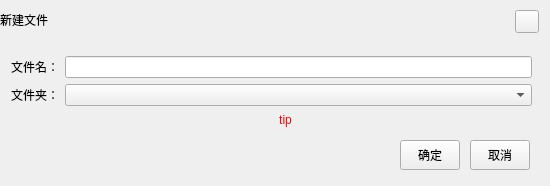
<?xml version="1.0" encoding="UTF-8"?>
<ui version="4.0">
 <class>NewFileDialog</class>
 <widget class="QDialog" name="NewFileDialog">
  <property name="geometry">
   <rect>
    <x>0</x>
    <y>0</y>
    <width>550</width>
    <height>186</height>
   </rect>
  </property>
  <property name="windowTitle">
   <string>Dialog</string>
  </property>
  <widget class="QLabel" name="title_Label">
   <property name="geometry">
    <rect>
     <x>0</x>
     <y>0</y>
     <width>550</width>
     <height>40</height>
    </rect>
   </property>
   <property name="text">
    <string>新建文件</string>
   </property>
  </widget>
  <widget class="QToolButton" name="closeBtn">
   <property name="geometry">
    <rect>
     <x>515</x>
     <y>10</y>
     <width>24</width>
     <height>23</height>
    </rect>
   </property>
   <property name="cursor">
    <cursorShape>PointingHandCursor</cursorShape>
   </property>
   <property name="text">
    <string/>
   </property>
  </widget>
  <widget class="QToolButton" name="okBtn">
   <property name="geometry">
    <rect>
     <x>400</x>
     <y>140</y>
     <width>60</width>
     <height>30</height>
    </rect>
   </property>
   <property name="text">
    <string>确定</string>
   </property>
  </widget>
  <widget class="QToolButton" name="cancelBtn">
   <property name="geometry">
    <rect>
     <x>470</x>
     <y>140</y>
     <width>60</width>
     <height>30</height>
    </rect>
   </property>
   <property name="text">
    <string>取消</string>
   </property>
  </widget>
  <widget class="QLabel" name="label_tip">
   <property name="geometry">
    <rect>
     <x>130</x>
     <y>112</y>
     <width>311</width>
     <height>16</height>
    </rect>
   </property>
   <property name="styleSheet">
    <string notr="true">color: rgb(255, 0, 0);</string>
   </property>
   <property name="text">
    <string>tip</string>
   </property>
   <property name="alignment">
    <set>Qt::AlignCenter</set>
   </property>
  </widget>
  <widget class="QWidget" name="layoutWidget">
   <property name="geometry">
    <rect>
     <x>11</x>
     <y>56</y>
     <width>521</width>
     <height>52</height>
    </rect>
   </property>
   <layout class="QGridLayout" name="gridLayout">
    <item row="0" column="0">
     <widget class="QLabel" name="label">
      <property name="text">
       <string>文件名：</string>
      </property>
     </widget>
    </item>
    <item row="0" column="1">
     <widget class="QLineEdit" name="lineEdit"/>
    </item>
    <item row="1" column="0">
     <widget class="QLabel" name="label_2">
      <property name="text">
       <string>文件夹：</string>
      </property>
     </widget>
    </item>
    <item row="1" column="1">
     <widget class="QComboBox" name="comboBox"/>
    </item>
   </layout>
  </widget>
 </widget>
 <resources/>
 <connections/>
</ui>
